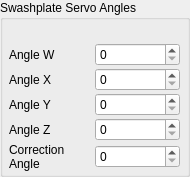
            <widget class="QGroupBox" name="SwashplateBox_3">
             <property name="sizePolicy">
              <sizepolicy hsizetype="Fixed" vsizetype="Maximum">
               <horstretch>0</horstretch>
               <verstretch>0</verstretch>
              </sizepolicy>
             </property>
             <property name="minimumSize">
              <size>
               <width>70</width>
               <height>0</height>
              </size>
             </property>
             <property name="maximumSize">
              <size>
               <width>190</width>
               <height>16777215</height>
              </size>
             </property>
             <property name="title">
              <string>Swashplate Servo Angles</string>
             </property>
             <layout class="QGridLayout" name="gridLayout_20">
              <property name="leftMargin">
               <number>3</number>
              </property>
              <property name="topMargin">
               <number>3</number>
              </property>
              <property name="rightMargin">
               <number>3</number>
              </property>
              <property name="bottomMargin">
               <number>3</number>
              </property>
              <property name="horizontalSpacing">
               <number>3</number>
              </property>
              <property name="verticalSpacing">
               <number>2</number>
              </property>
              <item row="1" column="1">
               <widget class="QDoubleSpinBox" name="ccpmAngleW">
                <property name="sizePolicy">
                 <sizepolicy hsizetype="Fixed" vsizetype="Fixed">
                  <horstretch>0</horstretch>
                  <verstretch>0</verstretch>
                 </sizepolicy>
                </property>
                <property name="minimumSize">
                 <size>
                  <width>85</width>
                  <height>0</height>
                 </size>
                </property>
                <property name="maximumSize">
                 <size>
                  <width>85</width>
                  <height>16777215</height>
                 </size>
                </property>
                <property name="decimals">
                 <number>0</number>
                </property>
                <property name="maximum">
                 <double>360.000000000000000</double>
                </property>
                <property name="singleStep">
                 <double>15.000000000000000</double>
                </property>
               </widget>
              </item>
              <item row="1" column="0">
               <widget class="QLabel" name="ccpmServoWLabel_2">
                <property name="enabled">
                 <bool>true</bool>
                </property>
                <property name="sizePolicy">
                 <sizepolicy hsizetype="Fixed" vsizetype="Preferred">
                  <horstretch>0</horstretch>
                  <verstretch>0</verstretch>
                 </sizepolicy>
                </property>
                <property name="minimumSize">
                 <size>
                  <width>80</width>
                  <height>0</height>
                 </size>
                </property>
                <property name="maximumSize">
                 <size>
                  <width>80</width>
                  <height>16777215</height>
                 </size>
                </property>
                <property name="text">
                 <string>Angle W</string>
                </property>
               </widget>
              </item>
              <item row="2" column="0">
               <widget class="QLabel" name="ccpmServoXLabel_2">
                <property name="sizePolicy">
                 <sizepolicy hsizetype="Fixed" vsizetype="Preferred">
                  <horstretch>0</horstretch>
                  <verstretch>0</verstretch>
                 </sizepolicy>
                </property>
                <property name="minimumSize">
                 <size>
                  <width>80</width>
                  <height>0</height>
                 </size>
                </property>
                <property name="maximumSize">
                 <size>
                  <width>80</width>
                  <height>16777215</height>
                 </size>
                </property>
                <property name="text">
                 <string>Angle X</string>
                </property>
               </widget>
              </item>
              <item row="3" column="0">
               <widget class="QLabel" name="ccpmServoYLabel_2">
                <property name="enabled">
                 <bool>true</bool>
                </property>
                <property name="sizePolicy">
                 <sizepolicy hsizetype="Fixed" vsizetype="Preferred">
                  <horstretch>0</horstretch>
                  <verstretch>0</verstretch>
                 </sizepolicy>
                </property>
                <property name="minimumSize">
                 <size>
                  <width>80</width>
                  <height>0</height>
                 </size>
                </property>
                <property name="maximumSize">
                 <size>
                  <width>80</width>
                  <height>16777215</height>
                 </size>
                </property>
                <property name="text">
                 <string>Angle Y</string>
                </property>
               </widget>
              </item>
              <item row="5" column="0">
               <widget class="QLabel" name="ccpmServoZLabel_2">
                <property name="sizePolicy">
                 <sizepolicy hsizetype="Fixed" vsizetype="Preferred">
                  <horstretch>0</horstretch>
                  <verstretch>0</verstretch>
                 </sizepolicy>
                </property>
                <property name="minimumSize">
                 <size>
                  <width>80</width>
                  <height>0</height>
                 </size>
                </property>
                <property name="maximumSize">
                 <size>
                  <width>80</width>
                  <height>16777215</height>
                 </size>
                </property>
                <property name="text">
                 <string>Angle Z</string>
                </property>
               </widget>
              </item>
              <item row="6" column="0">
               <widget class="QLabel" name="label_10">
                <property name="enabled">
                 <bool>true</bool>
                </property>
                <property name="sizePolicy">
                 <sizepolicy hsizetype="Fixed" vsizetype="Preferred">
                  <horstretch>0</horstretch>
                  <verstretch>0</verstretch>
                 </sizepolicy>
                </property>
                <property name="minimumSize">
                 <size>
                  <width>80</width>
                  <height>0</height>
                 </size>
                </property>
                <property name="maximumSize">
                 <size>
                  <width>80</width>
                  <height>16777215</height>
                 </size>
                </property>
                <property name="text">
                 <string>Correction Angle</string>
                </property>
                <property name="wordWrap">
                 <bool>true</bool>
                </property>
               </widget>
              </item>
              <item row="2" column="1">
               <widget class="QDoubleSpinBox" name="ccpmAngleX">
                <property name="sizePolicy">
                 <sizepolicy hsizetype="Fixed" vsizetype="Fixed">
                  <horstretch>0</horstretch>
                  <verstretch>0</verstretch>
                 </sizepolicy>
                </property>
                <property name="minimumSize">
                 <size>
                  <width>85</width>
                  <height>0</height>
                 </size>
                </property>
                <property name="maximumSize">
                 <size>
                  <width>85</width>
                  <height>16777215</height>
                 </size>
                </property>
                <property name="decimals">
                 <number>0</number>
                </property>
                <property name="maximum">
                 <double>360.000000000000000</double>
                </property>
                <property name="singleStep">
                 <double>15.000000000000000</double>
                </property>
               </widget>
              </item>
              <item row="6" column="1">
               <widget class="QDoubleSpinBox" name="ccpmCorrectionAngle">
                <property name="enabled">
                 <bool>true</bool>
                </property>
                <property name="sizePolicy">
                 <sizepolicy hsizetype="Fixed" vsizetype="Fixed">
                  <horstretch>0</horstretch>
                  <verstretch>0</verstretch>
                 </sizepolicy>
                </property>
                <property name="minimumSize">
                 <size>
                  <width>85</width>
                  <height>0</height>
                 </size>
                </property>
                <property name="maximumSize">
                 <size>
                  <width>85</width>
                  <height>16777215</height>
                 </size>
                </property>
                <property name="decimals">
                 <number>0</number>
                </property>
                <property name="maximum">
                 <double>360.000000000000000</double>
                </property>
                <property name="singleStep">
                 <double>15.000000000000000</double>
                </property>
               </widget>
              </item>
              <item row="5" column="1">
               <widget class="QDoubleSpinBox" name="ccpmAngleZ">
                <property name="sizePolicy">
                 <sizepolicy hsizetype="Fixed" vsizetype="Fixed">
                  <horstretch>0</horstretch>
                  <verstretch>0</verstretch>
                 </sizepolicy>
                </property>
                <property name="minimumSize">
                 <size>
                  <width>85</width>
                  <height>0</height>
                 </size>
                </property>
                <property name="maximumSize">
                 <size>
                  <width>85</width>
                  <height>16777215</height>
                 </size>
                </property>
                <property name="decimals">
                 <number>0</number>
                </property>
                <property name="maximum">
                 <double>360.000000000000000</double>
                </property>
                <property name="singleStep">
                 <double>15.000000000000000</double>
                </property>
               </widget>
              </item>
              <item row="3" column="1">
               <widget class="QDoubleSpinBox" name="ccpmAngleY">
                <property name="sizePolicy">
                 <sizepolicy hsizetype="Fixed" vsizetype="Fixed">
                  <horstretch>0</horstretch>
                  <verstretch>0</verstretch>
                 </sizepolicy>
                </property>
                <property name="minimumSize">
                 <size>
                  <width>85</width>
                  <height>0</height>
                 </size>
                </property>
                <property name="maximumSize">
                 <size>
                  <width>85</width>
                  <height>16777215</height>
                 </size>
                </property>
                <property name="decimals">
                 <number>0</number>
                </property>
                <property name="maximum">
                 <double>360.000000000000000</double>
                </property>
                <property name="singleStep">
                 <double>15.000000000000000</double>
                </property>
               </widget>
              </item>
              <item row="0" column="0">
               <spacer name="verticalSpacer_7">
                <property name="orientation">
                 <enum>Qt::Vertical</enum>
                </property>
                <property name="sizeType">
                 <enum>QSizePolicy::Fixed</enum>
                </property>
                <property name="sizeHint" stdset="0">
                 <size>
                  <width>20</width>
                  <height>20</height>
                 </size>
                </property>
               </spacer>
              </item>
             </layout>
            </widget>
